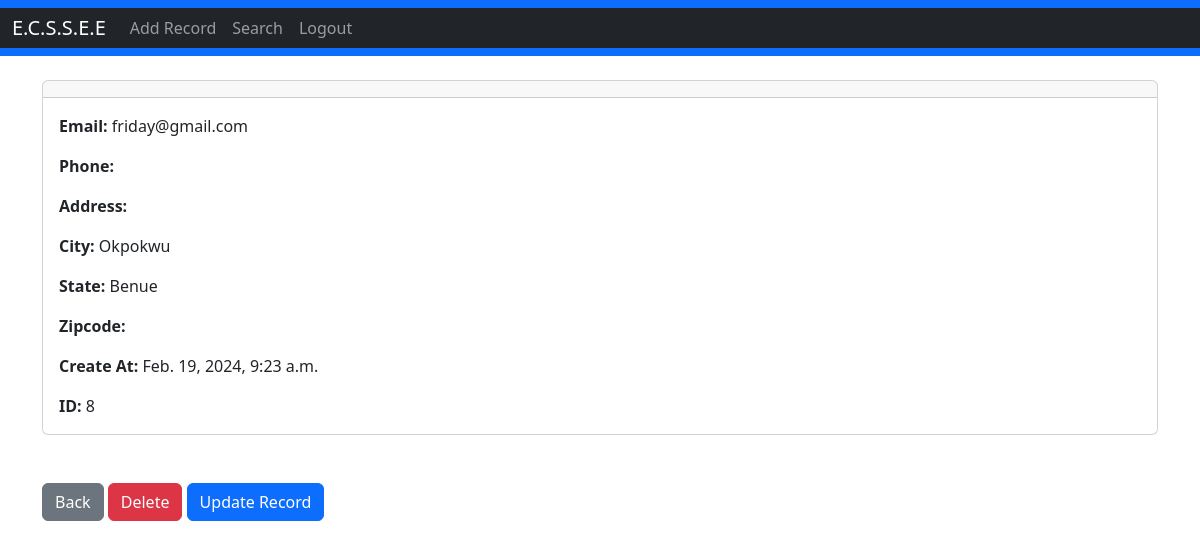
Screenshot of /record/8 (signed in) with the database file from the repository.
### mysite/models.py (models this page shows, shortened)
class Record(models.Model):
	created_at = models.DateTimeField(auto_now_add=True)
	s_name = models.CharField(max_length=50)
	date_of_birth = models.DateField(max_length=30, blank=True)
	sex = models.CharField(max_length=15, blank=True)
	nationality = models.CharField(max_length=30, blank=True)
	state = models.CharField(max_length=20, blank=True)
	l_g_a = models.CharField(max_length=50)
	tribe = models.CharField(max_length=50)
	city = models.CharField(max_length=100)
	religion = models.CharField(max_length=50)
	blood_group = models.CharField(max_length=10)
	guidance_name = models.CharField(max_length=50)
	guidance_occupation = models.CharField(max_length=50)
	guidance_address = models.CharField(max_length=100)
	guidance_phone = models.CharField(max_length=15)
	clas = models.CharField(max_length=50)
	email = models.CharField(max_length=100, blank=True)
	admission_number = models.CharField(max_length=500)

### mysite/views.py (the view)
# urls.py: path('record/<int:pk>', views.customer_record, name='record'),
def customer_record(request, pk):
	if request.user.is_authenticated:
		customer_record = Record.objects.get(id=pk)
		return render(request, 'record.html', {'customer_record':customer_record})
	else:
		messages.success(request, "You Must Be Logged In To View That Page...")
		return redirect('home')

### mysite/templates/record.html (shortened to what this page needs)
{% extends 'base.html' %}
{% block content %}
<div class="card">
  <div class="card-header">
  </div>
  <div class="card-body">
<p class="card-text">
<strong>Email: </strong>{{ customer_record.email }}</p>
<p class="card-text">
<strong>Phone: </strong>{{ customer_record.phone }}
</p>
<p class="card-text">
<strong>Address: </strong>{{ customer_record.address }}</p>
<p class="card-text">
<strong>City: </strong>{{ customer_record.city }}</p>
<p class="card-text">
<strong>State: </strong>{{ customer_record.state }}</p>
<p class="card-text">
<strong>Zipcode: </strong>{{ customer_record.zipcode }}</p>
<p class="card-text">
<strong>Create At: </strong>{{ customer_record.created_at }}</p>
<p class="card-text">
<strong>ID: </strong>{{ customer_record.id }}</p>
  </div>
</div>
<br/><br/>
<a href="{% url 'home' %}" class="btn btn-secondary">Back</a>
<a href="{% url 'delete_record' customer_record.id %}" class="btn btn-danger">Delete</a>
<a href="{% url 'update_record' customer_record.id %}" class="btn btn-primary">Update Record</a>
{% endblock %}

### rows the page displays
Record: email "friday@gmail.com", city "Okpokwu", state "Benue", created_at "Feb. 19, 2024, 9:23 a.m.", id "8"
